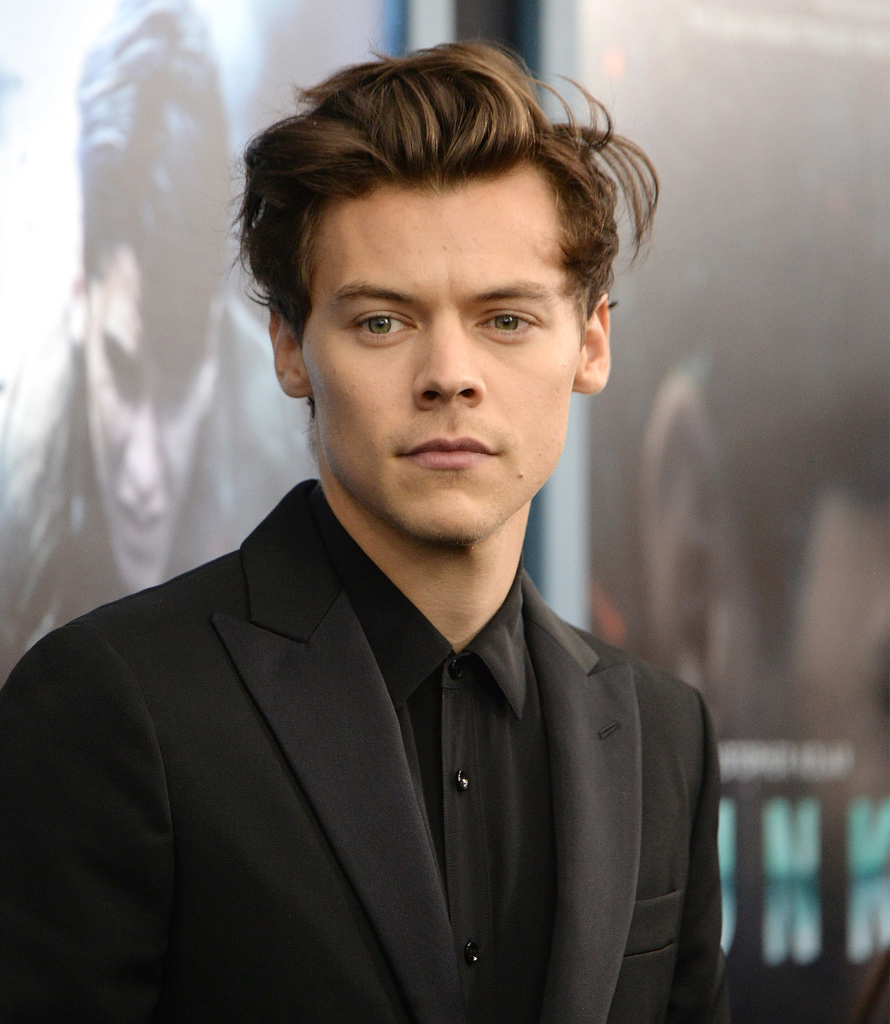
#> input picture harry.jpg, 1779 x 2048 px (shown at 1/2 size)
$ python face_detect_img.py
#> lines starting #> are read from the running program, lines starting #| are printed output that depends on the picture
import cv2
face_cascade = cv2.CascadeClassifier('haarcascade_frontalface_default.xml')
#Image
imS = cv2.imread('harry.jpg')
#> imS is the input picture: shape (2048, 1779, 3); mean B, G, R 96.3, 102, 110.2
img = cv2.resize(imS, (300, 300))
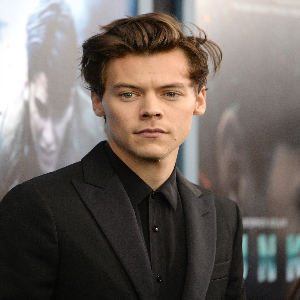
#> img: shape (300, 300, 3); mean B, G, R 96.2, 101.8, 110
grey = cv2.cvtColor(img, cv2.COLOR_BGR2GRAY)
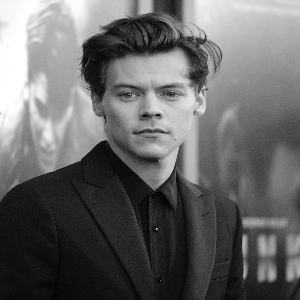
#> grey: shape (300, 300); min 2, max 255, mean 103.6
faces = face_cascade.detectMultiScale(grey, 1.1, 4)
#> faces = [[97, 52, 106, 106]]
color = (0, 0, 0)
for (x, y, w, h) in faces:
    cv2.rectangle(img, (x,y), (x+w, y+h), (255,0,0), 3,)


    cv2.imshow('img',img)
    cv2.waitKey()
#> this loop made 1 pass
#> pass 1, `cv2.imshow('img',img)`:
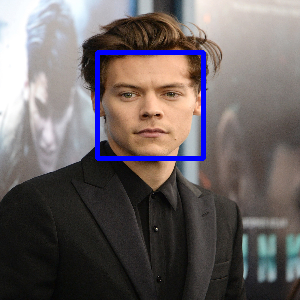
#> window 'img': shape (300, 300, 3); mean B, G, R 100.6, 99.9, 107.7
